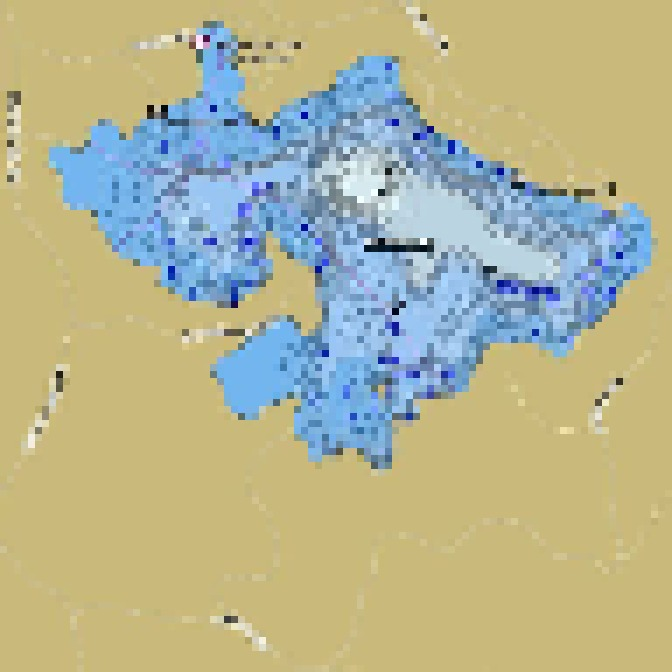
#> input picture pixelatedlake.jpg, 672 x 672 px, found by its file name
$ jupyter execute LegoMarion.ipynb
#> lines starting #> are read from the running program, lines starting #| are printed output that depends on the picture
[cell 1]
import numpy as np
import imageio.v2 as imageio
import matplotlib.pyplot as plt
import math

import statistics as st

[cell 2]
pic = imageio.imread("pixelatedlake.JPG")
#> pic is the input picture: shape (672, 672, 3); mean R, G, B 179.5, 179.9, 148.1
# plt.figure(figsize=(5,5))
# plt.imshow(pic)

print(pic.shape)
#| (672, 672, 3)

newpic = np.ndarray((96, 96, 3))
print(newpic.shape)

[cell 3]
for x in range(newpic.shape[0]):
    for y in range(newpic.shape[1]):
        realx = 7*x + 3
        realy = 7*y + 3

        current_group = {}
        rgb = ""
        for x2 in range(-3, 3):
            for y2 in range(-3, 3):
                cur_pixel = f"{pic[realx+x2][realy+y2][0]}-{pic[realx+x2][realy+y2][1]}-{pic[realx+x2][realy+y2][2]}"
                if cur_pixel in current_group.keys():
                    current_group[cur_pixel] = current_group[cur_pixel] + 1
                else:
                    current_group[cur_pixel] = 1

                max_val = list(current_group.values())
                max_key = list(current_group.keys())
                rgb = max_key[max_val.index(max(max_val))].split('-')


        newpic[x][y][0] = int(rgb[0])
        newpic[x][y][1] = int(rgb[1])
        newpic[x][y][2] = int(rgb[2])
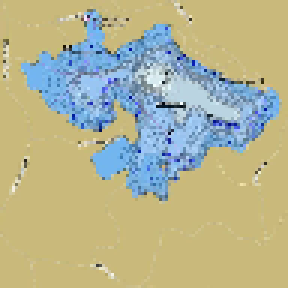
#> newpic: shape (96, 96, 3) float64 (shown 3 times larger); mean R, G, B 179.6, 179.9, 148

middlepixel = newpic

imageio.imwrite("output.jpg", middlepixel.astype(np.uint8))
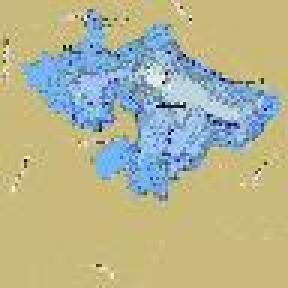
#> saved as output.jpg: shape (96, 96, 3) (shown 3 times larger); mean R, G, B 179.8, 180.2, 147.7

[cell 4]
for x in range(newpic.shape[0]):
    for y in range(newpic.shape[1]):

        if x < 2 or x > 93 or y < 2 or y > 93:
            continue

        r = []
        g = []
        b = []
        for x2 in range (-2, 2):
            for y2 in range(-2, 2):
                r.append(newpic[x + x2][y + y2][0])
                g.append(newpic[x + x2][y + y2][1])
                b.append(newpic[x + x2][y + y2][2])

        newpic[x][y][0] = st.mean(r)
        newpic[x][y][1] = st.mean(g)
        newpic[x][y][2] = st.mean(b)
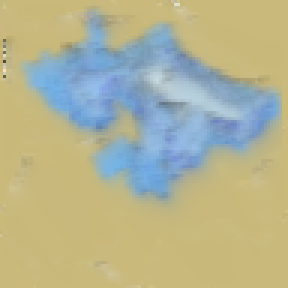
#> newpic: shape (96, 96, 3) float64 (shown 3 times larger); mean R, G, B 179.7, 179.9, 147.9
smoothpixel = newpic
imageio.imwrite("output2.jpg", smoothpixel.astype(np.uint8))

[cell 5]
light = [186, 212, 225]
middle = [153, 197, 242]
dark = [115, 181, 239]
tan = [201, 185, 123]


red = [255, 0, 0]
green = [0, 255, 0]
blue = [0, 0, 255]

newpic = middlepixel

for x in range(newpic.shape[0]):
    for y in range(newpic.shape[1]):

        r = newpic[x][y][0]
        g = newpic[x][y][1]
        b = newpic[x][y][2]


        lightdist = math.sqrt((light[0]-r)**2 + (light[1] - g)**2 + (light[2] - b)**2)
        middledist = math.sqrt((middle[0]-r)**2 + (middle[1] - g)**2 + (middle[2] - b)**2)
        darkdist = math.sqrt((dark[0]-r)**2 + (dark[1] - g)**2 + (dark[2] - b)**2)
        tandist = math.sqrt((tan[0]-r)**2 + (tan[1] - g)**2 + (tan[2] - b)**2)

        dists = []


        dists = [lightdist, middledist, darkdist, tandist]

        print(lightdist, middledist, darkdist, tandist)
        if min(dists) == lightdist:
            newpic[x][y] = red
        if min(dists) == middledist:
            newpic[x][y] = green
        if min(dists) == darkdist:
            newpic[x][y] = blue
        if min(dists) == tandist:
            newpic[x][y] = [0,0,0]
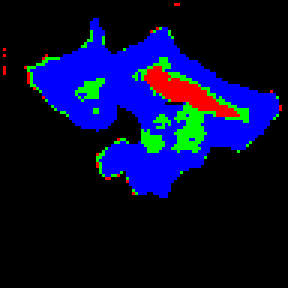
#> newpic: shape (96, 96, 3) float64 (shown 3 times larger); mean R, G, B 6.2, 11.1, 51


closestpixel = newpic
imageio.imwrite("output3.jpg", closestpixel.astype(np.uint8))
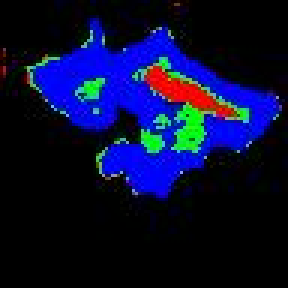
#> saved as output3.jpg: shape (96, 96, 3) (shown 3 times larger); mean R, G, B 9, 12.7, 51.2

[cell 6]
find_colors = {}

for x in range(newpic.shape[0]):
    for y in range(newpic.shape[1]):
        curcolor = f"{newpic[x][y][0]}-{newpic[x][y][1]}-{newpic[x][y][2]}"

        if curcolor in find_colors.keys():
            find_colors[curcolor] = find_colors[curcolor] + 1
        else:
            find_colors[curcolor] = 1
#> after the loop, find_colors = {'0.0-0.0-0.0': 6747, '255.0-0.0-0.0': 223, '0.0-0.0-255.0': 1844, '0.0-255.0-0.0': 402}
print(find_colors)

$ run again, with LakePic1.JPG copied over pixelatedlake.jpg
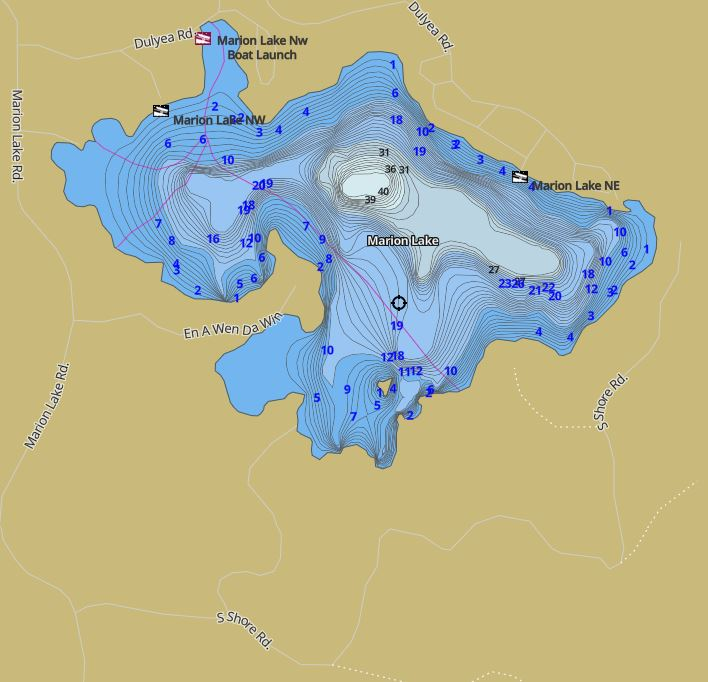
#> input picture LakePic1.JPG, 708 x 682 px, found by its file name
#> pic is the input picture: shape (682, 708, 3); mean R, G, B 180.8, 180.1, 146.6
#| (682, 708, 3)
#> after the loop `for x in range(newpic.shape[0]):`:
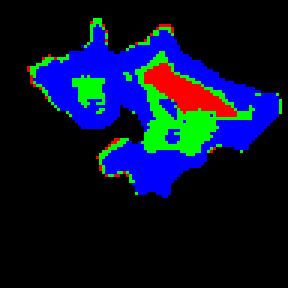
#> newpic: shape (96, 96, 3) float64 (shown 3 times larger); mean R, G, B 7.6, 17.2, 43.6
#> `imageio.imwrite("output3.jpg", closestpixel.astype(np.uint8))`:
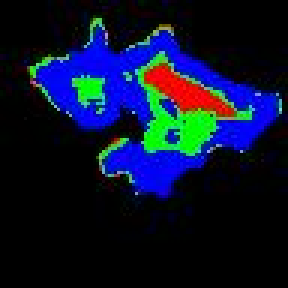
#> saved as output3.jpg: shape (96, 96, 3) (shown 3 times larger); mean R, G, B 10.7, 18.6, 44.4
#> after the loop `for x in range(newpic.shape[0]):`: find_colors = {'0.0-0.0-0.0': 6744, '0.0-255.0-0.0': 623, '255.0-0.0-0.0': 274, '0.0-0.0-255.0': 1575}

$ run again, with newsquarepic.jpg copied over pixelatedlake.jpg
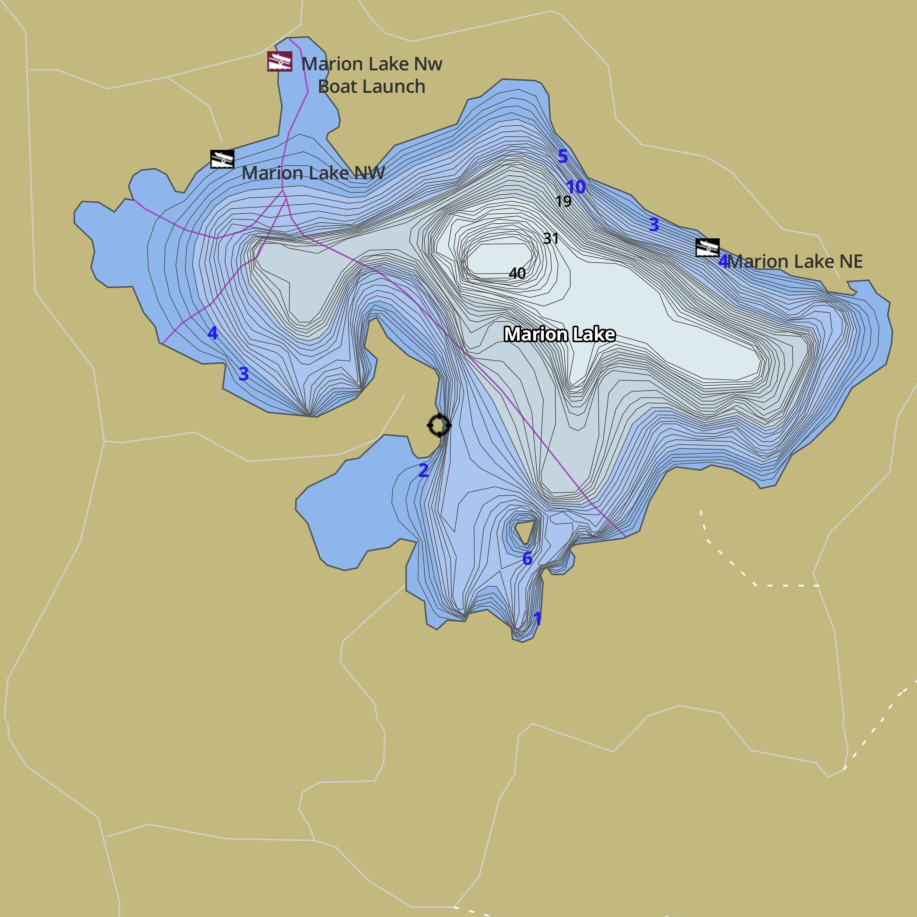
#> input picture newsquarepic.jpg, 1834 x 1834 px, found by its file name (shown at 1/2 size)
#> pic is the input picture: shape (1834, 1834, 3); mean R, G, B 184, 182.5, 148.3
#| (1834, 1834, 3)
#> after the loop `for x in range(newpic.shape[0]):`:
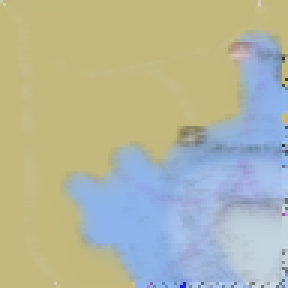
#> newpic: shape (96, 96, 3) float64 (shown 3 times larger); mean R, G, B 178.8, 182.7, 162.2
#> `imageio.imwrite("output3.jpg", closestpixel.astype(np.uint8))`:
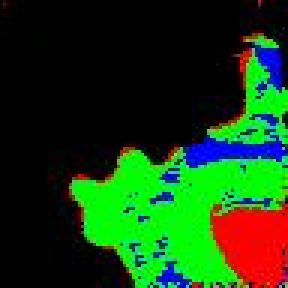
#> saved as output3.jpg: shape (96, 96, 3) (shown 3 times larger); mean R, G, B 22.5, 62.5, 17.7
#> after the loop `for x in range(newpic.shape[0]):`: find_colors = {'0.0-0.0-0.0': 5735, '255.0-0.0-0.0': 704, '0.0-255.0-0.0': 2236, '0.0-0.0-255.0': 541}
